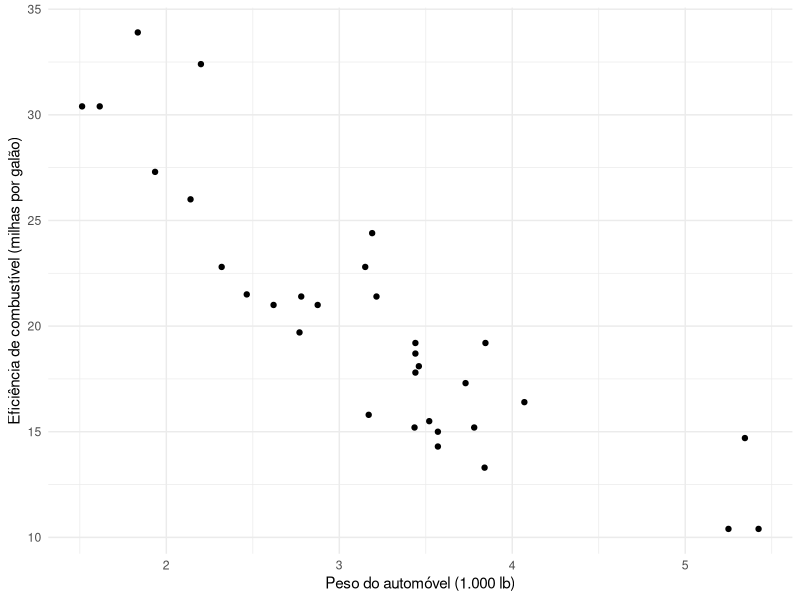

The R script that drew this image:
## ---- chunk 1
#| label: fig-mpg-peso
#| fig-cap: "Relação entre peso e eficiência de combustível dos automóveis."

# carrega o pacote 
library(ggplot2)

# cria um gráfico de dispersão entre mpg e wt
ggplot(mtcars, aes(x = wt, y = mpg)) +
  geom_point() +
  labs(
    x = "Peso do automóvel (1.000 lb)",
    y = "Eficiência de combustível (milhas por galão)"
  ) +
  theme_minimal()
